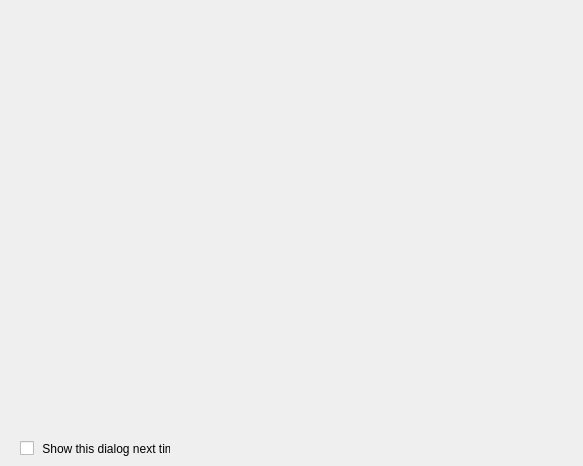
<?xml version="1.0" encoding="UTF-8"?>
<ui version="4.0">
 <class>TutorialWidget</class>
 <widget class="QWidget" name="TutorialWidget">
  <property name="geometry">
   <rect>
    <x>0</x>
    <y>0</y>
    <width>583</width>
    <height>466</height>
   </rect>
  </property>
  <property name="windowTitle">
   <string>Tutorial</string>
  </property>
  <widget class="QCheckBox" name="checkBox">
   <property name="geometry">
    <rect>
     <x>20</x>
     <y>440</y>
     <width>151</width>
     <height>17</height>
    </rect>
   </property>
   <property name="text">
    <string> Show this dialog next time</string>
   </property>
  </widget>
  <widget class="QWidget" name="layoutWidget">
   <property name="geometry">
    <rect>
     <x>0</x>
     <y>0</y>
     <width>581</width>
     <height>431</height>
    </rect>
   </property>
   <layout class="QVBoxLayout" name="centralLayout"/>
  </widget>
 </widget>
 <resources/>
 <connections/>
</ui>
